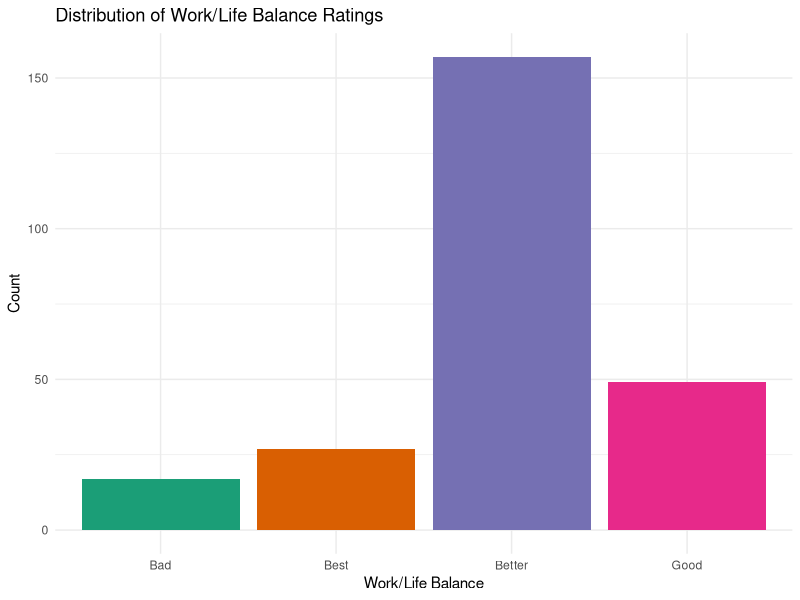
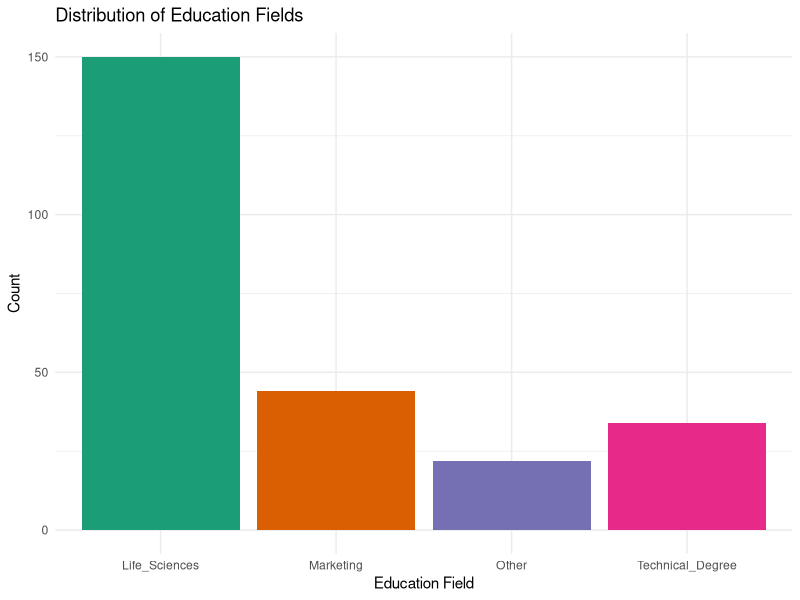

The R script that drew these images, in order:
## ---- chunk 1
#| label: setup
#| message: false

library(tidyverse)
library(readr)
attrition <- read_csv("attrition_small.csv")
#View(attrition)
## ---- chunk 2
ggplot(attrition,
       aes(x = WorkLifeBalance,
           fill = WorkLifeBalance)) +
  geom_bar(show.legend = FALSE) +
  labs(title = "Distribution of Work/Life Balance Ratings",
       x = "Work/Life Balance",
       y = "Count") +
  scale_fill_brewer(palette = "Dark2") + 
  theme_minimal()
## ---- chunk 3
obs_wlb <- table(attrition$WorkLifeBalance)
p_null_wlb <- c(0.05, 0.10, 0.65, 0.20)
obs_wlb
chisq.test(obs_wlb, p = p_null_wlb)
## ---- chunk 4
ggplot(attrition,
       aes(x = EducationField,
           fill = EducationField)) +
  geom_bar(show.legend = FALSE) +
  labs(title = "Distribution of Education Fields",
       x = "Education Field",
       y = "Count") +
  scale_fill_brewer(palette = "Dark2") + 
  theme_minimal()
## ---- chunk 5
obs_edu <- table(attrition$EducationField)
p_null_edu <- c(0.55, 0.20, 0.05, 0.20)
chisq.test(obs_edu, p = p_null_edu)
